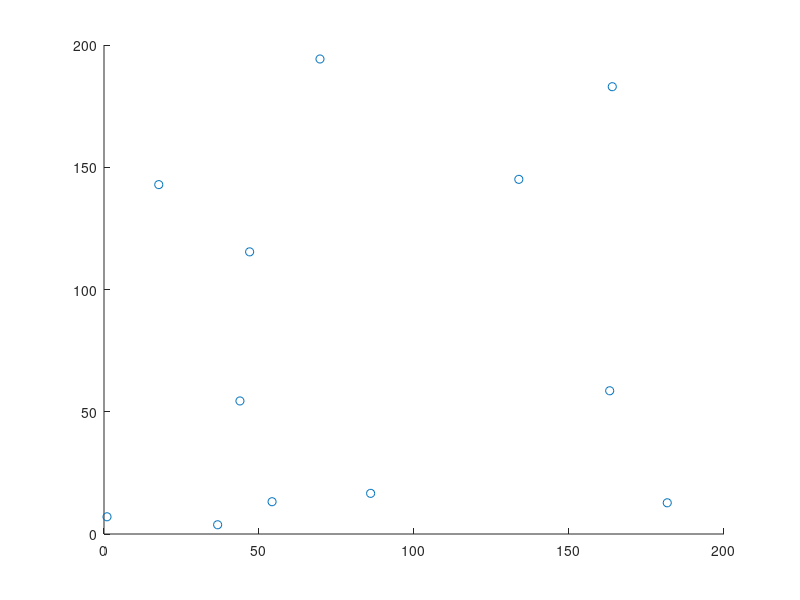

Reproduce this figure in MATLAB. (Note: this script raises an error after producing the figure.)
%clear old data
clc;
clear all;

% parameters for the World
height = 200;       % dimension of the world in y
width = 200;        % dimension of the world in x
t0 = 0;             % initial time
dt = 1;             % size of timesteps
T = 0;              % # of timesteps
% N = 12;           % # of agents

% parameters for the agents/monkeys
MaxView = 50;
StepSize = 30;      % Step size for random step if no neighbour near enough

% initial state of the 12 agents
dom0 = [16, 16, 16, 16, 16, 16, 16, 16, 16, 16, 32, 32];
anx0 = [0.5, 0.5, 0.5, 0.5, 0.5, 0.5, 0.5, 0.5, 0.5, 0.5, 0.5, 0.5, ];
posX_0 = width*rand(1,12);
posY_0 = height*rand(1,12);

%MAIN-PROGRAM:

% state of the agents (theese are modified by the program!)
dom = dom0;
anx = anx0;
posX = posX_0;
posY = posY_0;
Name = ['1','2','3','4','5','6','7','8','9','10','11','12'];
scatter(posX, posY);


for t=t0:dt:T
%timeloop (current time is time t)
    for i=1:length(posX_0)
    %agents loop (current agent is agent i)
        
        %find nearest neighbour (nearest neighbour is called nearest_agent)
        nearest_agent = 0;
        nearest_dist = 1000;
        for j=1:length(posX_0)
            if (j~=i)
                if ( dist(posX(i),posY(i),posX(j),posY(j)) < nearest_dist)
                nearest_dist = dist(posX(i),posY(i),posX(j),posY(j));
                nearest_agent = j;
                end
            end
        end
                
        %decide if agent i is near enough nearest_agent for an interaction
        %and perform random step if not
        if dist(posX(i),posY(i),posX(nearest_agent),posY(nearest_agent)) > MaxView
            
            %perform random step
            direction = rand(1,1);
            posX(i) = posX(i) + StepSize*cos(2*pi*direction);
            posY(i) = posY(i) + StepSize*sin(2*pi*direction);
            
            %Display that the agent did a random step
            DispRand =['Distance to next neighbour is too big! Agent ',num2str(i),' performed a random step'];
            disp(DispRand);
         
        else
            %Display that the agents are interacting
            DispInter = ['Agent ',num2str(i),' interacts with agent ',num2str(nearest_agent)];
            disp(DispInter);
            
            %INTERACTION
            %interaction between 'i' and 'nearest_agent' & update data
            %
            %
            %
            %
            
        end
    end  
end
